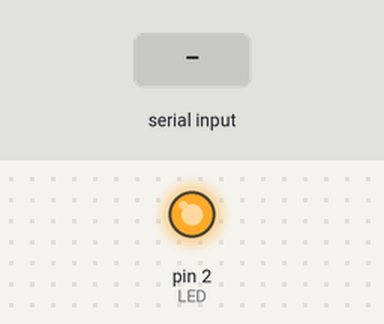
Recording of a sketch running on a simulated Arduino Uno, built with avr-gcc and run on an emulated ATmega328P. Parts: output pins drawn as LEDs (lit = HIGH). The inputs (shaded band) are chosen by the test bench.

Above: at 1.2 s.
1.3 s: "1" received over the second serial link
At 2.4 s:
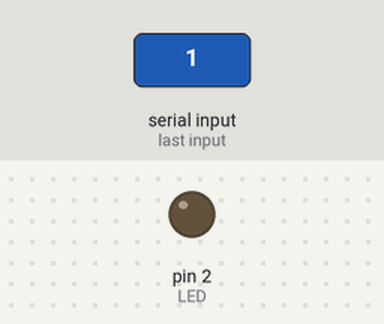
2.8 s: "2" received over the second serial link
At 3.6 s:
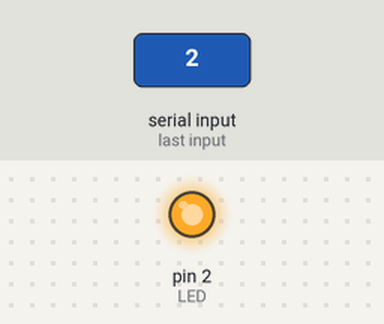
Timing chart, 0 to 5.8 s (numbered marks = the images above; inputs shaded):
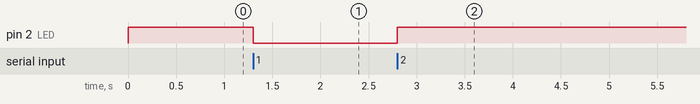

Measured:
- after the input at 1.3 s, pin 2 (LED): HIGH → LOW at once
- after the input at 2.8 s, pin 2 (LED): LOW → HIGH at once

The sketch:

recoVocale.ino
```cpp
#include<SoftwareSerial.h>

#define RX 8
#define TX 7
#define LED 2


SoftwareSerial BlueT(RX,TX);
char Data;
void setup(){
Serial.begin(9600);
BlueT.begin(9600);
pinMode(LED, OUTPUT);
digitalWrite(LED,HIGH);
BlueT.print("azert");
}

void loop(){
if (BlueT.available()){
Data=BlueT.read();
  if (Data=='1') {
  //Serial.println("ok");
  digitalWrite(LED, LOW);}

  if (Data=='2') {
  //Serial.println("oui");
  digitalWrite(LED, HIGH);}
}


}
```
